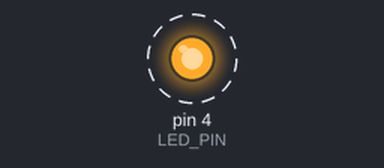
Simulated run of this sketch. Board: Arduino Uno, built with avr-gcc and run on an emulated ATmega328P. Parts: output pins drawn as LEDs (lit = HIGH). Dashed ring = blinking.

Above: at 0.2 s.
Timing chart, 0 to 3.0 s (numbered marks = the images above):
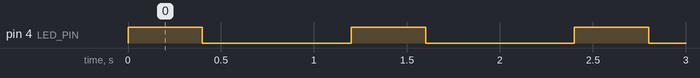

Measured:
- by itself, pin 4 (LED_PIN): alternates HIGH for 0.40 s and LOW for 0.80 s

The sketch:

T1_LED_Blink.ino
```cpp
#include <Arduino.h>

// ---------- Hardware ----------
#define LED_PIN     4      // GPIO4 -> 150 ohm resistor -> LED anode, LED cathode -> GND

// ---------- Timing ----------
#define LED_ON_MS   400    // how long the LED stays ON
#define LED_OFF_MS  800    // how long the LED stays OFF

void setup() {
  pinMode(LED_PIN, OUTPUT);      // make GPIO4 an output pin
  digitalWrite(LED_PIN, LOW);    // start with the LED OFF
}

void loop() {
  digitalWrite(LED_PIN, HIGH);   // pin goes to 3.3 V: current flows, LED ON
  delay(LED_ON_MS);              // wait 400 ms

  digitalWrite(LED_PIN, LOW);    // pin goes to 0 V: no current, LED OFF
  delay(LED_OFF_MS);             // wait 800 ms
}
```
